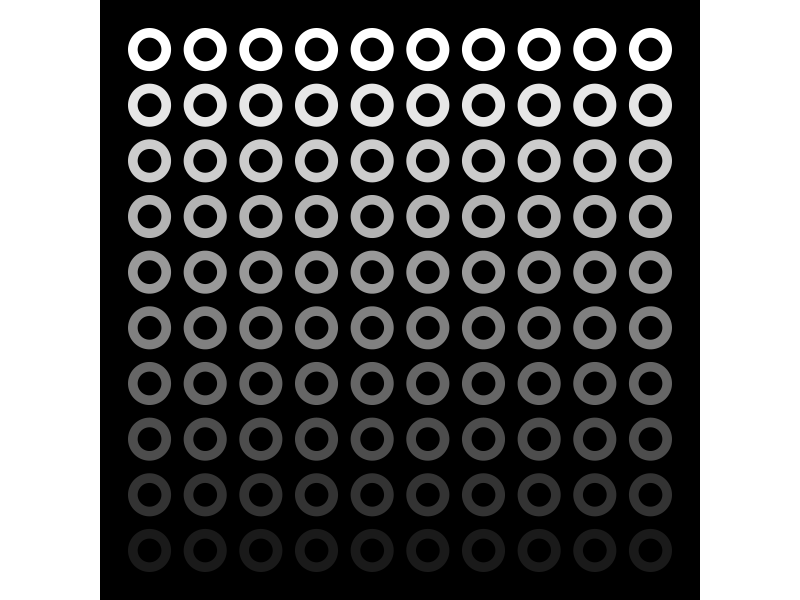

This chart was generated by the following R code:
library(ggplot2)
library(ggforce)

circles_1 <- data.frame(
  x0 = rep(1:10, 10),
  y0 = rep(1:10, each = 10),
  alpha = rep(seq(0.05, 0.95, by = 0.1), each = 10),
  r = rep(0.4, 10)
)

circles_2 <- data.frame(
  x0 = rep(1:10, 10),
  y0 = rep(1:10, each = 10),
  r = rep(0.2, 10)
)

ggplot() +
  geom_circle(data = circles_1, mapping = aes(x0 = x0, y0 = y0, r = r, alpha = alpha), fill = "white") +
  geom_circle(data = circles_2, mapping = aes(x0 = x0, y0 = y0, r = r), fill = "black") +
  coord_fixed() +
  theme_void() +
  theme(legend.position = "none",
        panel.background = element_rect(fill = "black", colour = "black"),
        plot.background = element_rect(fill = "black", colour = "black"))
